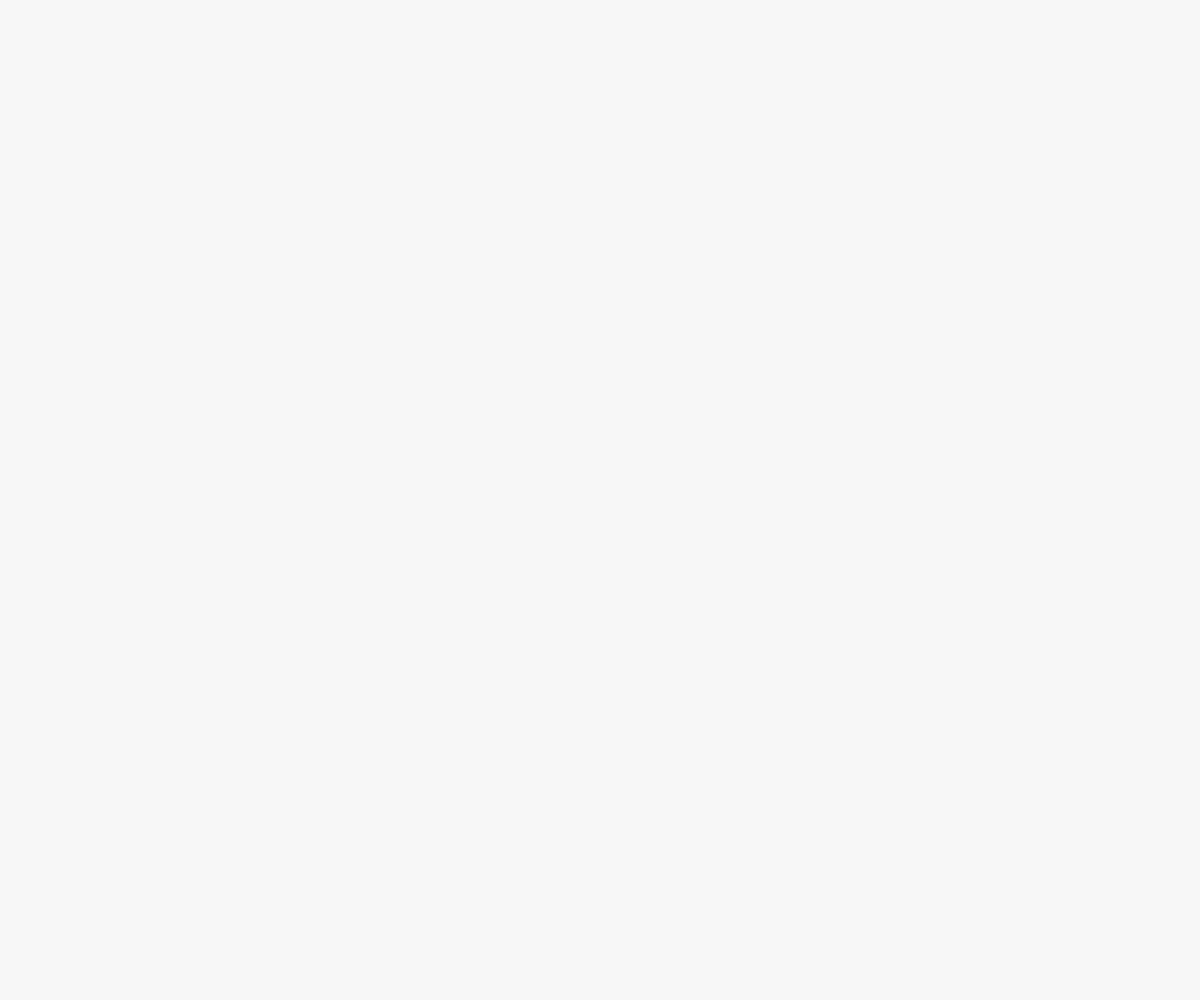
Frame 1 (no input)
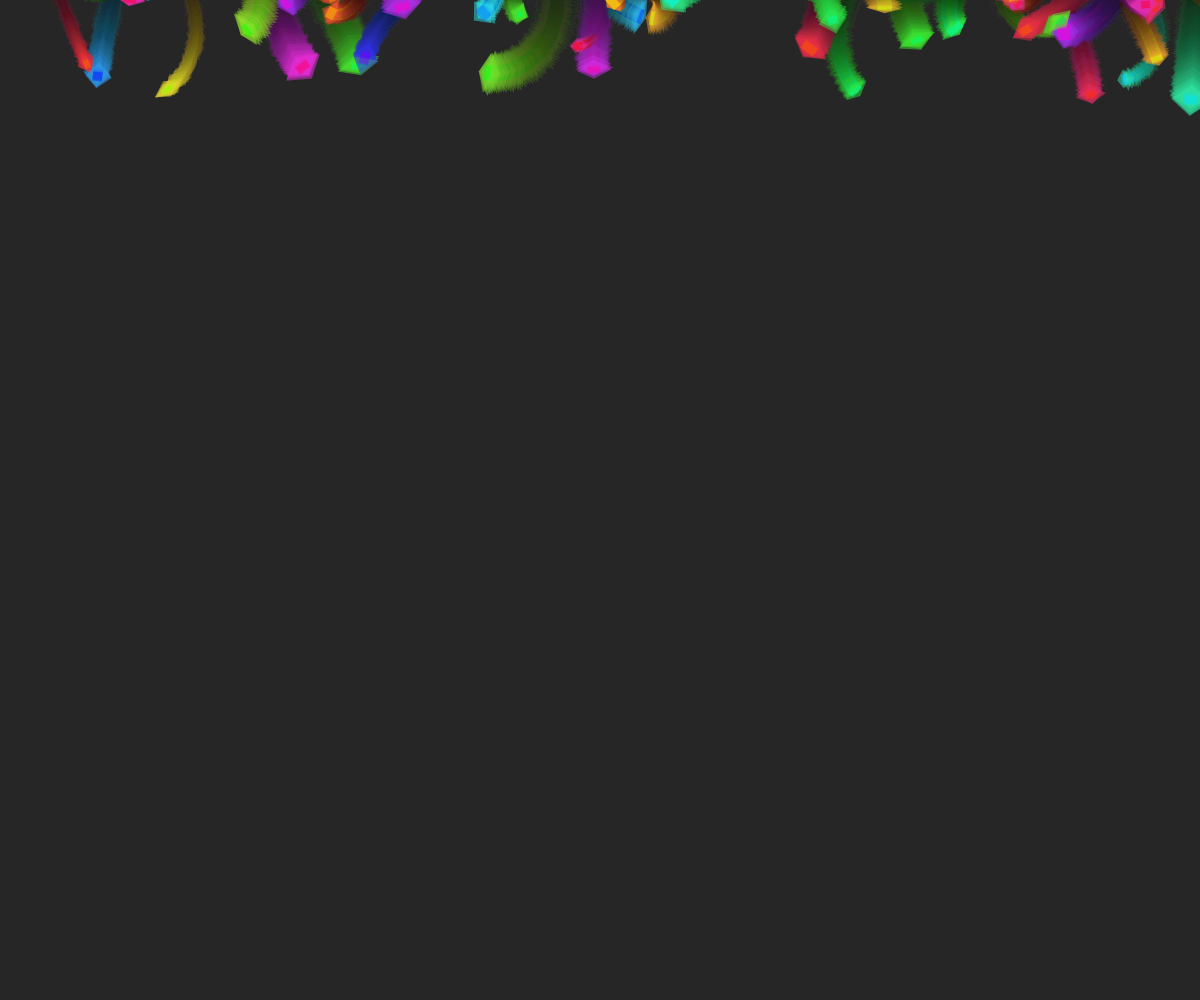
Frame 60 (no input)
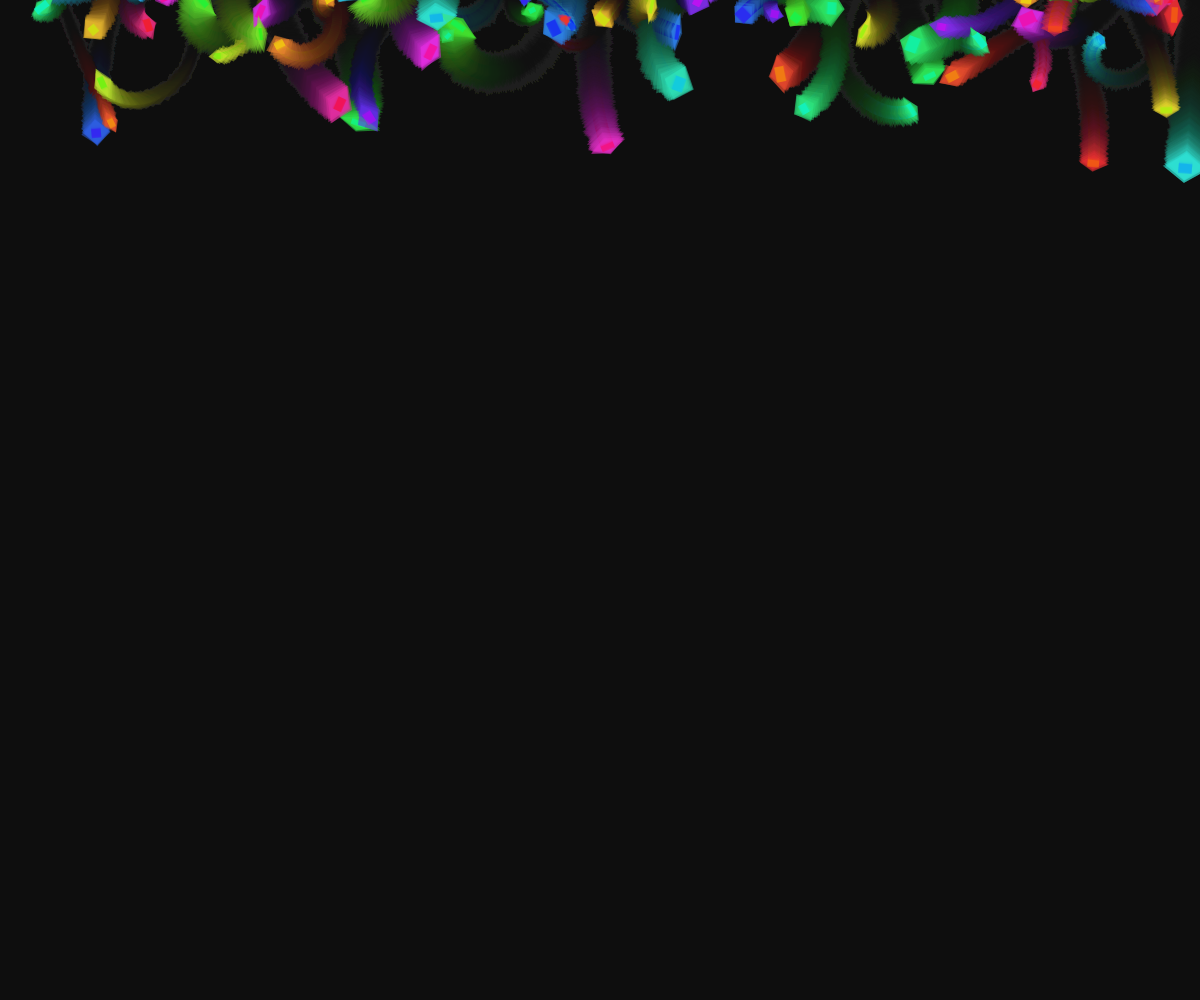
Frame 120 (the mouse pressed at the canvas centre since frame 60)

The p5.js sketch that drew these frames (run headless with seeded random() and noise() and a simulated clock; from frame 60 on, the mouse is pressed at the canvas centre):

// p5.js sketch
// ── sketch.js
let blocks = [];
const gravity = 0.1;
const friction = 0.99;
const maxBlocks = 200;

function setup() {
  createCanvas(windowWidth, windowHeight);
  noStroke();
  colorMode(HSB, 360, 100, 100, 1);
  
  // Initialize blocks
  for (let i = 0; i < 50; i++) {
    addBlock();
  }
}

function draw() {
  background(0, 0, 0, 0.03); // Semi-transparent background for trail effect

  // Add new blocks occasionally
  if (frameCount % 2 === 0 && blocks.length < maxBlocks) {
    addBlock();
  }

  // Update and display blocks
  for (let i = blocks.length - 1; i >= 0; i--) {
    const b = blocks[i];
    b.update();
    b.display();

    // Remove blocks that fall off screen
    if (b.y > height + 50 || b.x < -50 || b.x > width + 50) {
      blocks.splice(i, 1);
    }
  }
}

function addBlock() {
  const x = random(width);
  const y = -20;
  const w = random(8, 30);
  const h = random(15, 40);
  const angle = random(TWO_PI);
  const speed = random(0.5, 3);
  const hue = random(360);
  const irregularity = random(0.7, 1.3);

  blocks.push({
    x: x,
    y: y,
    w: w,
    h: h,
    angle: angle,
    rotation: random(-0.05, 0.05),
    speed: speed,
    hue: hue,
    irregularity: irregularity,
    update: function() {
      // Spiral motion
      this.angle += 0.01;
      this.x += cos(this.angle) * this.speed;
      this.y += sin(this.angle) * this.speed;
      
      // Add gravity effect
      this.y += gravity;
      
      // Rotation and friction
      this.angle += this.rotation;
      this.speed *= friction;
    },
    display: function() {
      push();
      translate(this.x, this.y);
      rotate(this.angle);
      
      // Create translucent glass effect using HSB
      const baseHue = (this.hue + frameCount * 0.3) % 360;
      fill(baseHue, 80, 90, 0.5); // Translucent glass color
      
      // Draw irregular rectangle with slight deformation
      const points = [];
      for (let i = 0; i < 4; i++) {
        const angle = i * HALF_PI;
        const px = cos(angle) * this.w * 0.5 * this.irregularity;
        const py = sin(angle) * this.h * 0.5 * this.irregularity;
        points.push({x: px, y: py});
      }
      
      // Create irregular shape by slightly modifying vertices
      for (let i = 0; i < points.length; i++) {
        const mod = random(-2, 2);
        if (i % 2 === 0) points[i].x += mod;
        else points[i].y += mod;
      }
      
      beginShape();
      for (const p of points) {
        vertex(p.x, p.y);
      }
      endShape(CLOSE);
      
      // Add subtle refraction highlights
      fill((baseHue + 30) % 360, 100, 100, 0.4);
      rect(-this.w * 0.2, -this.h * 0.2, this.w * 0.4, this.h * 0.4);
      
      pop();
    }
  });
}

function windowResized() {
  resizeCanvas(windowWidth, windowHeight);
}
